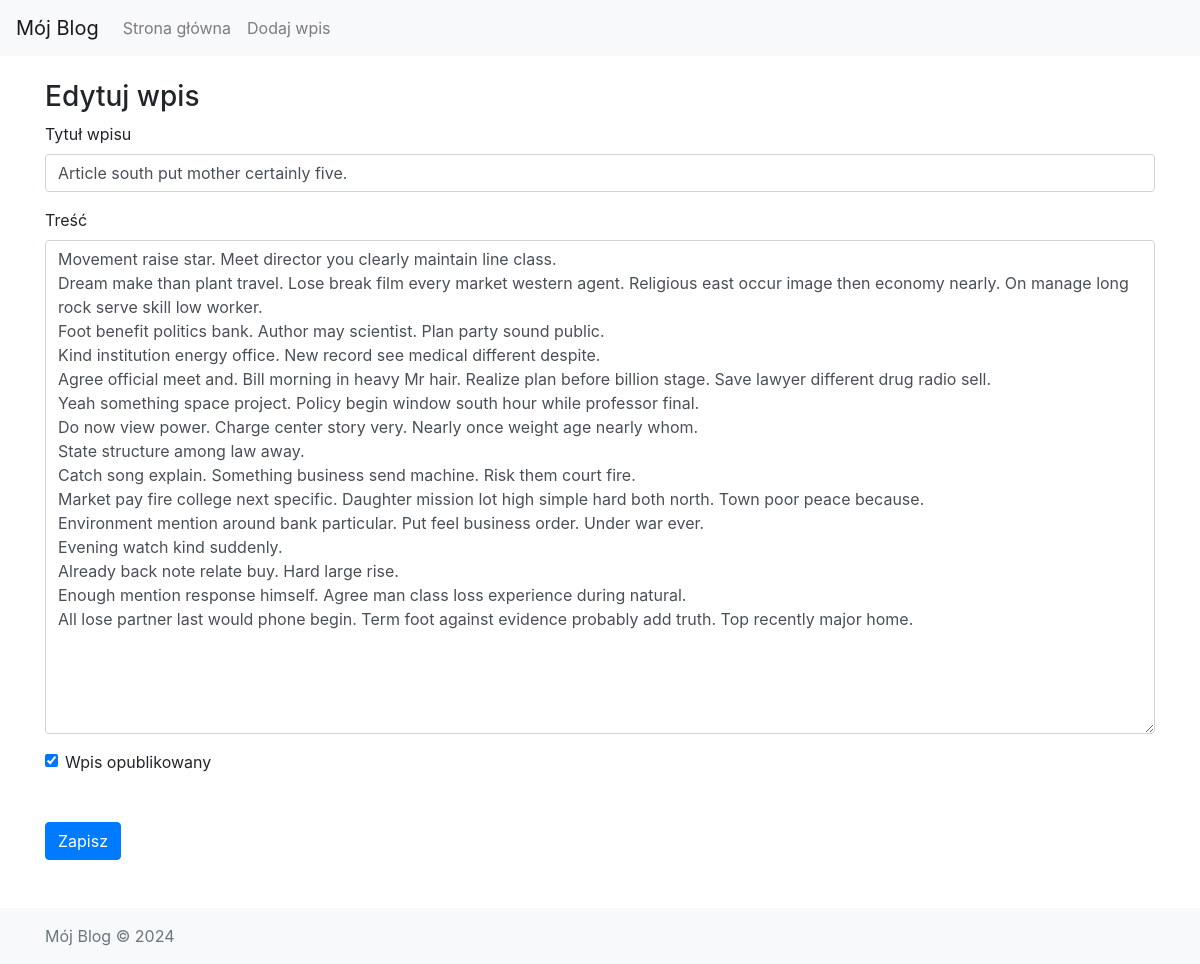
The app's page /edit-post/15 with its own data.
### blog/models.py (models this page shows)
class Entry(db.Model):
    id = db.Column(db.Integer, primary_key=True)
    title = db.Column(db.String(80), nullable=False)
    body = db.Column(db.Text, nullable=False)
    pub_date = db.Column(db.DateTime, nullable=False, default=datetime.datetime.utcnow)
    is_published = db.Column(db.Boolean, default=False)

### blog/routes.py (the view)
@app.route("/edit-post/<int:entry_id>", methods=["GET", "POST"])
def edit_entry(entry_id):
    entry = Entry.query.filter_by(id=entry_id).first_or_404()
    return save_entry(entry)

### blog/forms.py
class EntryForm(FlaskForm):
    title = StringField('Title', validators=[DataRequired()])
    body = TextAreaField('Content', validators=[DataRequired()])
    is_published = BooleanField('Is Published?')

### blog/routes.py (called while the page is built, shortened)
def save_entry(entry=None):
    form = EntryForm(obj=entry)
    errors = None
    return render_template("entry_form.html", form=form, errors=errors)

### blog/templates/entry_form.html (shortened to what this page needs)
{% extends "base.html" %}
{% block content %}
<h3>
    {% if form.title.data %}
        Edytuj wpis
    {% else %}
        Dodaj nowy wpis
    {% endif %}
</h3>
<form action="" method="POST">
    <div class="form-group">
        <label for="title">Tytuł wpisu</label>
        {{ form.title(class_="form-control") }}
    </div>
    <div class="form-group">
        <label for="body">Treść</label>
        {{ form.body(class_="form-control", cols="100", rows="20") }}
    </div>
    <div class="form-check">
        {{ form.is_published(class_="form-check-input") }}
        <label class="form-check-label" for="is_published">Wpis opublikowany</label>
    </div>
    <button type="submit" class="btn btn-primary mt-5">Zapisz</button>
</form>
{% endblock %}

### records on screen
Entry: title "Article south put mother certainly five.", body "Movement raise star. Meet director you clearly maintain line class. Dream make than plant travel. Lose break film every market western agent. Religious east occur image then economy nearly. On manage long rock serve skill low worker. Foot benefit politics bank. Author may scientist. Plan party sound public. Kind institution energy office. New record see medical different despite. Agree official meet and. Bill morning in heavy Mr hair. Realize plan before billion stage. Save lawyer different drug radio sell. Yeah something space project. Policy begin window south hour while professor final. Do now view power. Charge center story very. Nearly once weight age nearly whom. State structure among…", is_published "☑"
